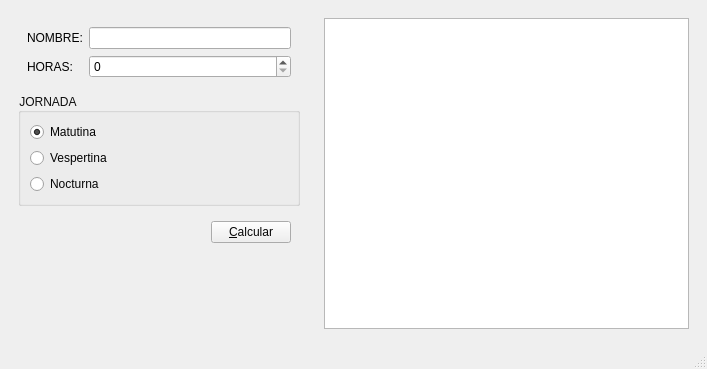
<?xml version="1.0" encoding="UTF-8"?>
<ui version="4.0">
 <class>Salarios</class>
 <widget class="QMainWindow" name="Salarios">
  <property name="geometry">
   <rect>
    <x>0</x>
    <y>0</y>
    <width>707</width>
    <height>369</height>
   </rect>
  </property>
  <property name="minimumSize">
   <size>
    <width>600</width>
    <height>0</height>
   </size>
  </property>
  <property name="windowTitle">
   <string>Salarios</string>
  </property>
  <widget class="QWidget" name="centralwidget">
   <layout class="QHBoxLayout" name="horizontalLayout_2">
    <item>
     <widget class="QWidget" name="widget" native="true">
      <property name="minimumSize">
       <size>
        <width>250</width>
        <height>0</height>
       </size>
      </property>
      <property name="maximumSize">
       <size>
        <width>300</width>
        <height>16777215</height>
       </size>
      </property>
      <layout class="QVBoxLayout" name="verticalLayout_2">
       <item>
        <widget class="QWidget" name="widget_3" native="true">
         <layout class="QFormLayout" name="formLayout">
          <item row="0" column="0">
           <widget class="QLabel" name="label">
            <property name="text">
             <string>NOMBRE:</string>
            </property>
           </widget>
          </item>
          <item row="0" column="1">
           <widget class="QLineEdit" name="intNombre"/>
          </item>
          <item row="1" column="0">
           <widget class="QLabel" name="label_2">
            <property name="text">
             <string>HORAS: </string>
            </property>
           </widget>
          </item>
          <item row="1" column="1">
           <widget class="QSpinBox" name="intHoras"/>
          </item>
         </layout>
        </widget>
       </item>
       <item>
        <widget class="QGroupBox" name="jornadaLista">
         <property name="styleSheet">
          <string notr="true">color: rgb(13, 13, 13);</string>
         </property>
         <property name="title">
          <string>JORNADA</string>
         </property>
         <layout class="QVBoxLayout" name="verticalLayout">
          <item>
           <widget class="QRadioButton" name="intMatutina">
            <property name="styleSheet">
             <string notr="true">color: rgb(4, 4, 4);</string>
            </property>
            <property name="text">
             <string>Matutina</string>
            </property>
            <property name="checked">
             <bool>true</bool>
            </property>
           </widget>
          </item>
          <item>
           <widget class="QRadioButton" name="intVespertina">
            <property name="styleSheet">
             <string notr="true">color: rgb(3, 3, 3);</string>
            </property>
            <property name="text">
             <string>Vespertina</string>
            </property>
           </widget>
          </item>
          <item>
           <widget class="QRadioButton" name="intNocturna">
            <property name="styleSheet">
             <string notr="true">color: rgb(6, 6, 6);</string>
            </property>
            <property name="text">
             <string>Nocturna</string>
            </property>
           </widget>
          </item>
         </layout>
        </widget>
       </item>
       <item>
        <widget class="QWidget" name="widget_4" native="true">
         <layout class="QHBoxLayout" name="horizontalLayout">
          <item>
           <spacer name="horizontalSpacer">
            <property name="orientation">
             <enum>Qt::Horizontal</enum>
            </property>
            <property name="sizeHint" stdset="0">
             <size>
              <width>175</width>
              <height>20</height>
             </size>
            </property>
           </spacer>
          </item>
          <item>
           <widget class="QPushButton" name="Boton">
            <property name="styleSheet">
             <string notr="true">color: rgb(6, 6, 6);</string>
            </property>
            <property name="text">
             <string>&amp;Calcular</string>
            </property>
           </widget>
          </item>
         </layout>
        </widget>
       </item>
       <item>
        <spacer name="verticalSpacer">
         <property name="orientation">
          <enum>Qt::Vertical</enum>
         </property>
         <property name="sizeHint" stdset="0">
          <size>
           <width>20</width>
           <height>33</height>
          </size>
         </property>
        </spacer>
       </item>
      </layout>
     </widget>
    </item>
    <item>
     <widget class="QWidget" name="widget_2" native="true">
      <property name="minimumSize">
       <size>
        <width>300</width>
        <height>0</height>
       </size>
      </property>
      <property name="maximumSize">
       <size>
        <width>600</width>
        <height>16777215</height>
       </size>
      </property>
      <layout class="QVBoxLayout" name="verticalLayout_3">
       <item>
        <widget class="QPlainTextEdit" name="outTexto"/>
       </item>
      </layout>
     </widget>
    </item>
   </layout>
  </widget>
  <widget class="QMenuBar" name="menubar">
   <property name="geometry">
    <rect>
     <x>0</x>
     <y>0</y>
     <width>707</width>
     <height>21</height>
    </rect>
   </property>
  </widget>
  <widget class="QStatusBar" name="statusbar"/>
 </widget>
 <resources/>
 <connections/>
</ui>
